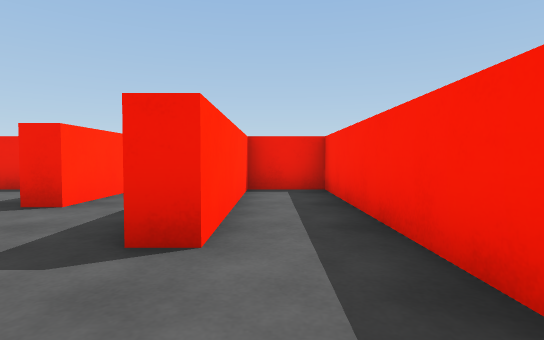
view 1 (above)

18 first-person views from a walk through a scene from a Unity 3-D project. The camera is 0.58 m above the floor, tilts 2° down and sees 80° across. The floor is counted in squares, 1 m on a side. Each view is taken from the middle of a square. On the plan, view 1 faces up. The plan holds only what a view shows up to about 9 squares ahead; the rest is blank. The place goes on beyond the plan. The player character is not drawn.

view 2
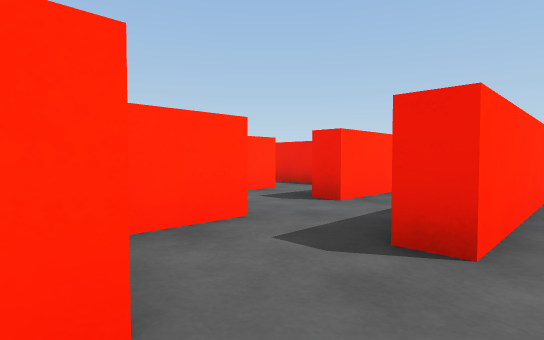

view 3
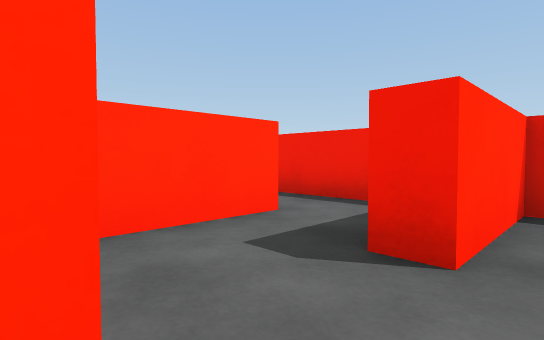

view 4
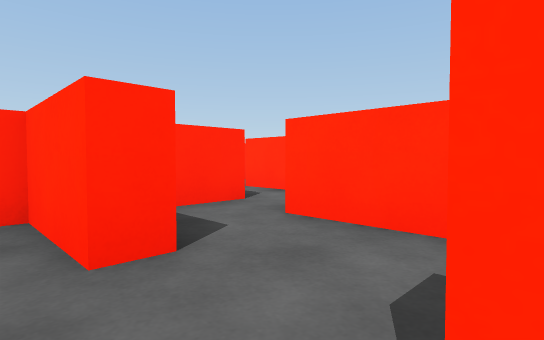

view 5
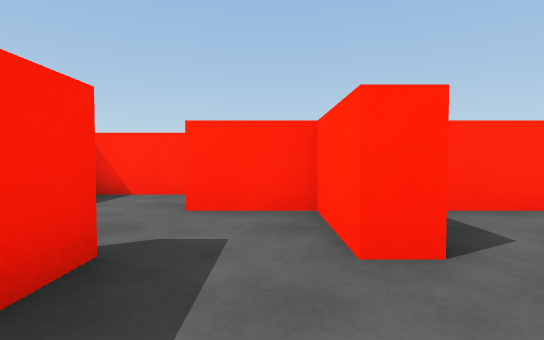

view 6
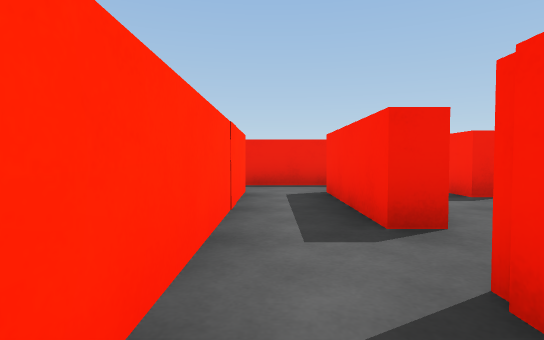

view 7
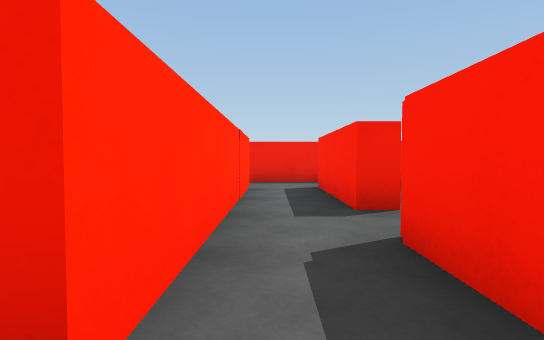

view 8
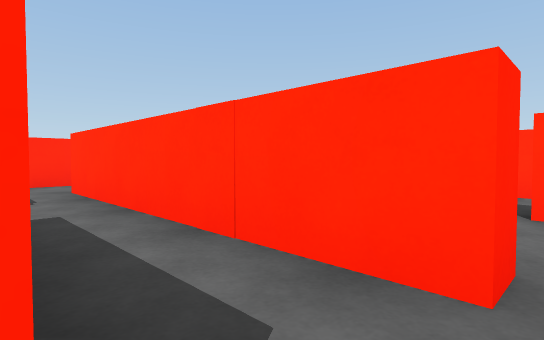

view 9
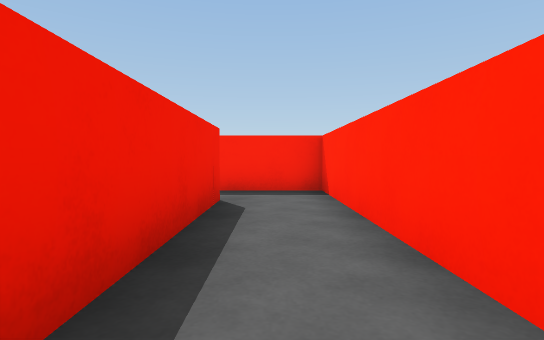

view 10
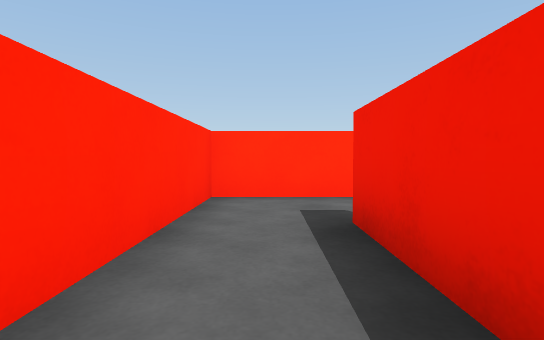

view 11
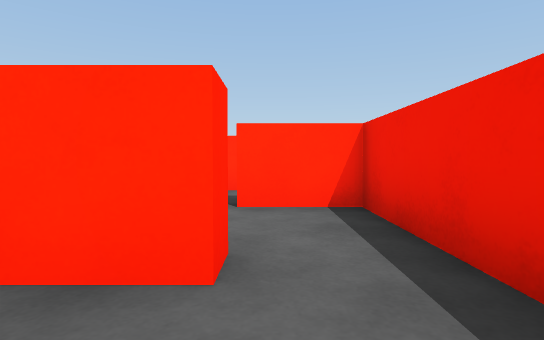

view 12
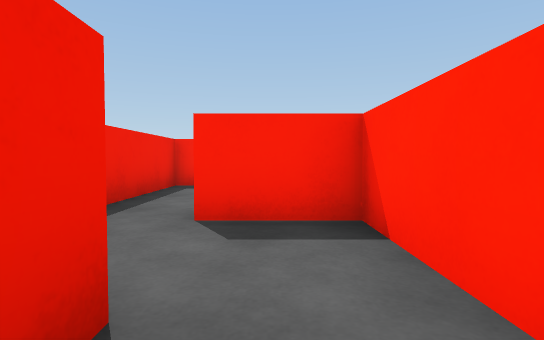

view 13
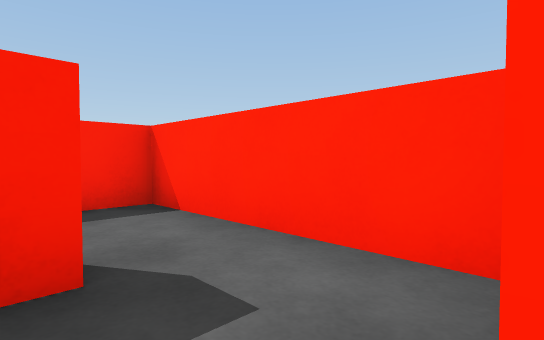

view 14
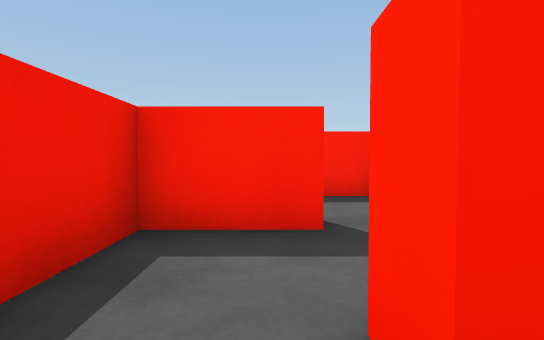

view 15
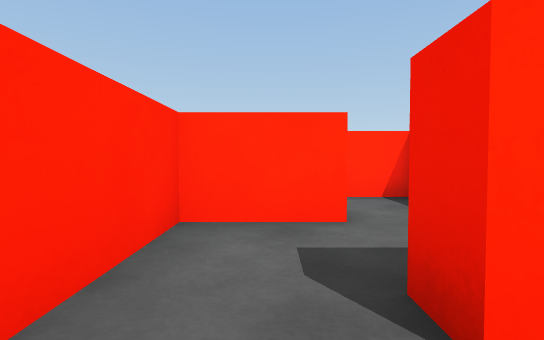

view 16
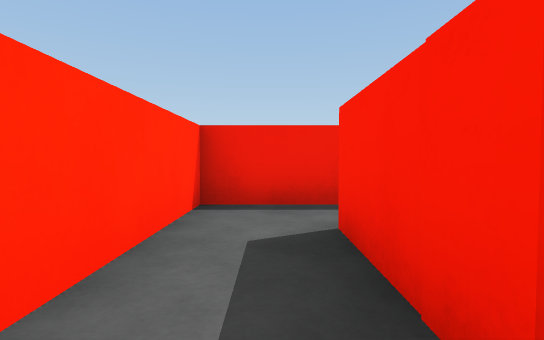

view 17
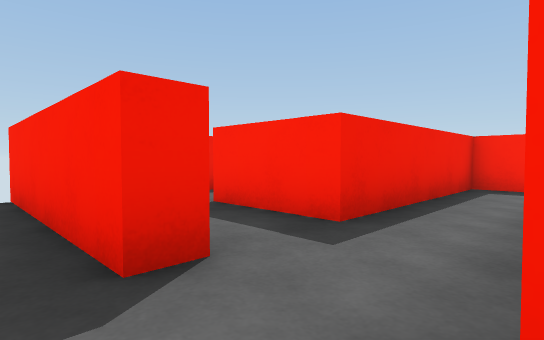

view 18
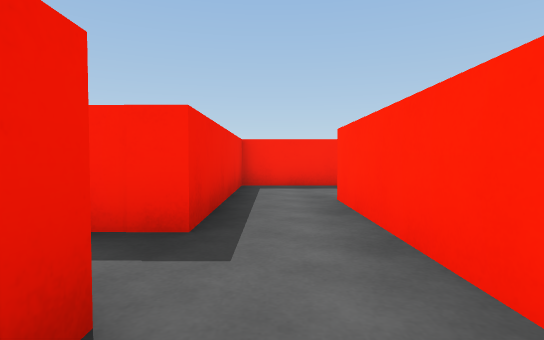

### Floor plan
Ten units are one square. View 1 is at (0, 0); x grows to the right and y downward. Boxes are objects, and circles mark ways between rooms. Rooms are numbered by the first view taken in them; rooms with no view inside come last. Other rooms are left out.
<svg viewBox="-195 -71 210 105">
<path fill="none" stroke="#000" d="M10 -11 10 -61 -5 -61 -5 -21M-10 -4 -10 0M-6 13 9 13M-25 -22 -25 -4 -10 -4M-5 -21 -10 -21 -10 -29M-25 -61 -25 -39M-65 -5 -65 13 -110 13M-129 8 -129 29 -51 29 -51 -4M-70 -47 -65 -47 -65 -5M-45 -17 -51 -17 -51 -46M-45 -61 -89 -61 -89 -46M-89 -46 -94 -46 -94 -61 -129 -61 -129 -44M-115 -47 -109 -47 -109 -32 -70 -32 -70 -47M-129 -44 -129 -30M-130 -11 -94 -11M-95 -26 -115 -26 -115 -47M-129 -26 -134 -26 -134 -66M-31 -22 -25 -22M-25 -39 -30 -39M-45 -48 -45 -17M-70 -14 -70 -26 -95 -26M-51 -4 -39 -4M-30 -39 -30 -61 -45 -61"/>
<circle cx="-10" cy="-15" r="3" fill="#2a7"/>
<circle cx="-30" cy="-30" r="3" fill="#2a7"/>
<circle cx="-60" cy="5" r="3" fill="#2a7"/>
<circle cx="-80" cy="-40" r="3" fill="#2a7"/>
<circle cx="-50" cy="-10" r="3" fill="#2a7"/>
<circle cx="-50" cy="-50" r="3" fill="#2a7"/>
<circle cx="-120" cy="-35" r="3" fill="#2a7"/>
<circle cx="-130" cy="-20" r="3" fill="#2a7"/>
<circle cx="-105" cy="-20" r="3" fill="#2a7"/>
<circle cx="-40" cy="-20" r="3" fill="#2a7"/>
<circle cx="-40" cy="-40" r="3" fill="#2a7"/>
<text x="0" y="-30">1</text>
<text x="-20" y="-30">2</text>
<text x="-90" y="20">3</text>
<text x="-60" y="-30">4</text>
<text x="-100" y="-50">5</text>
<text x="-120" y="-30">6</text>
<text x="-190" y="-20">7</text>
<text x="-40" y="-30">8</text>
<text x="-90" y="-20">9</text>
<text x="-40" y="-20">10</text>
<text x="-40" y="-50">11</text>
</svg>
Room 1 opens to room 2. Room 2 opens to room 8. Room 3 opens to room 4. Room 4 opens to room 5. Room 4 opens to room 10. Room 4 opens to room 11. Room 5 opens to room 6. Room 6 opens to room 7. Room 6 opens to room 9. Room 8 opens to room 10. Room 8 opens to room 11.

Where each view was taken, in squares from view 1:
view 1: 0 up, 0 right, facing up
view 2: 0 up, 0 right, facing up-left
view 3: 2 up, 2 left, facing up-left
view 4: 4 up, 2 left, facing down-left
view 5: 4 up, 2 left, facing down
view 6: 1 down, 6 left, facing up
view 7: 2 down, 6 left, facing up
view 8: 5 up, 5 left, facing down-left
view 9: 2 down, 11 left, facing right
view 10: 2 down, 8 left, facing left
view 11: 5 up, 5 left, facing left
view 12: 4 up, 10 left, facing right
view 13: 5 up, 11 left, facing down-right
view 14: 5 up, 12 left, facing right
view 15: 4 up, 8 left, facing left
view 16: 2 up, 12 left, facing up
view 17: 1 up, 14 left, facing up-right
view 18: 2 up, 14 left, facing right
